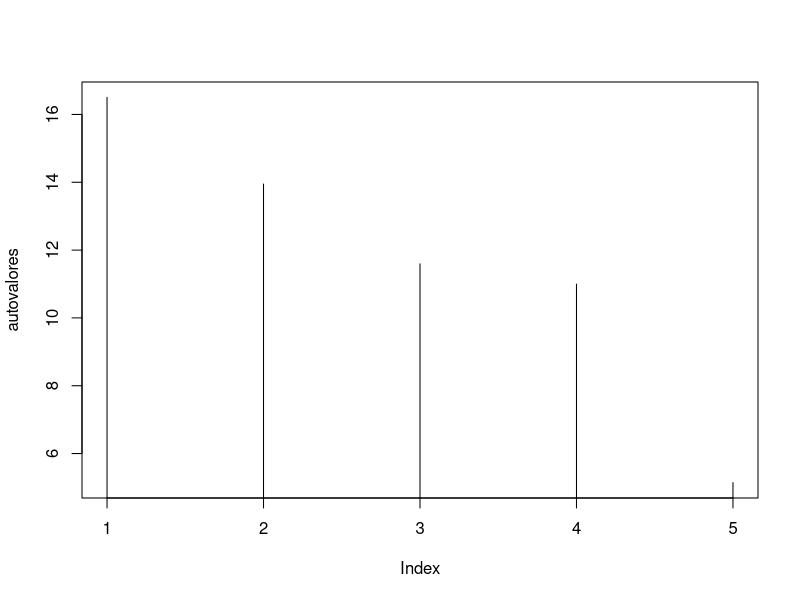
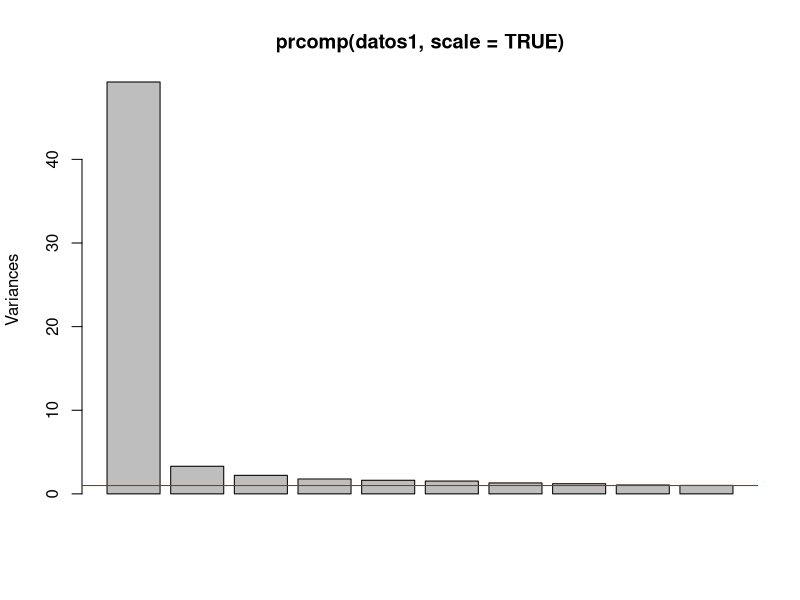
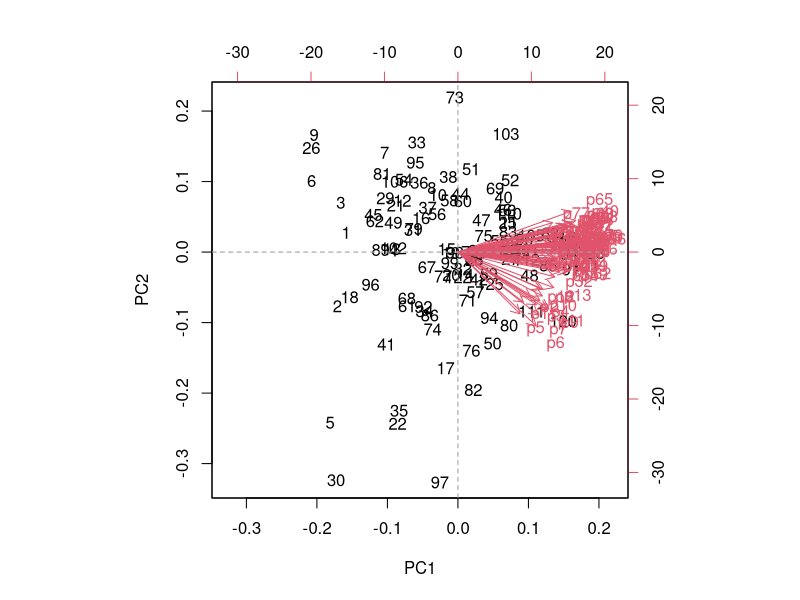
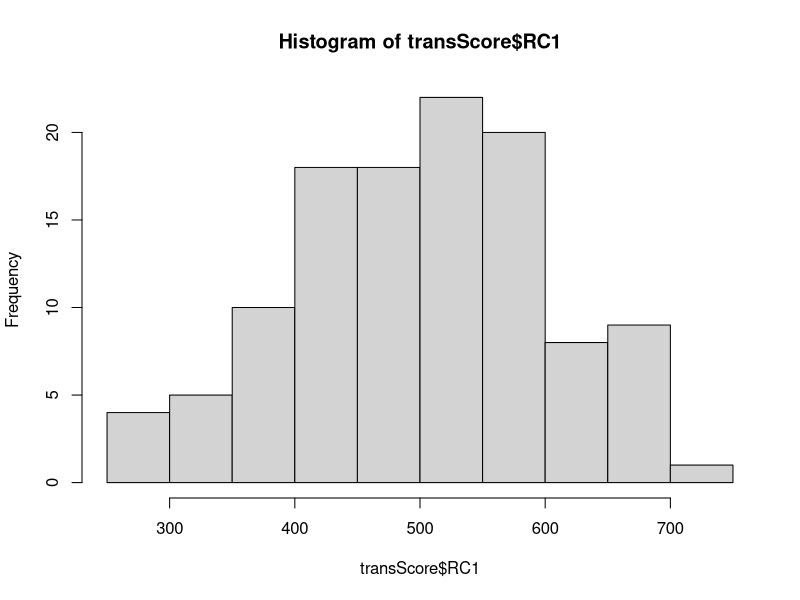
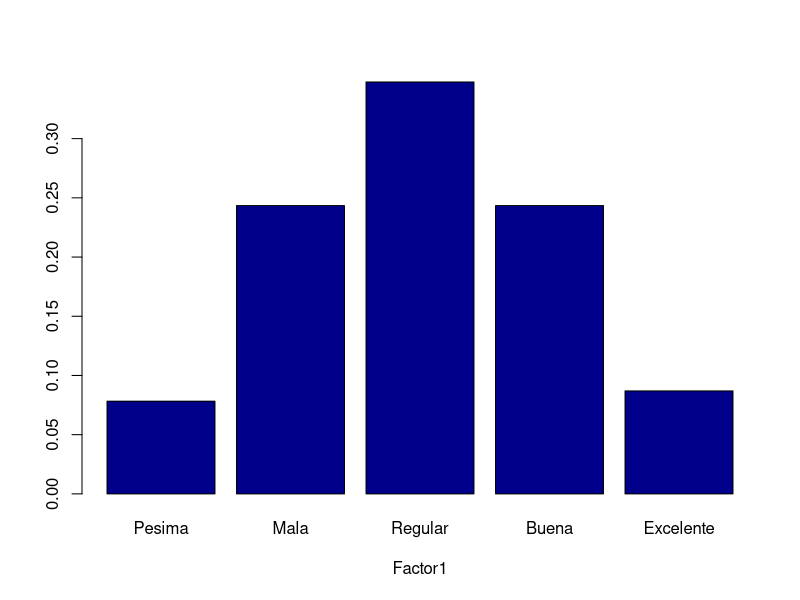

These figures' R source, in order:
# procesamiento de la tesis de calidad de enseñanza

library(foreign)
datos=read.spss("9 Analisis Multivariado/2.4 AFE/dataTesis.sav", use.value.labels = T, to.data.frame = T)
View(datos)
#str(datos)

# No considerar la primera columna Id
datos1=datos
summary(datos1)

#str(datos1)
# eliminando registros con datos faltantes
datos1 = na.omit(datos1)

#########################################
# An?lisis Exploratorio con 7 variables #
#########################################

# Analisis descriptivo y Analisis de Correlacion
# library(psych)
# describe(datos1)
# cor(datos1)
# 
# corr.test(datos1)
# cor.plot(cor(datos1))

# Prueba de Esfericidad de Bartlett
library(psych)
cortest.bartlett(cor(datos1), n=nrow(datos1))

# Indicador Kaiser-Meyer-Olkinn KMO y MSA 
KMO(datos1)


# An?lisis Factorial con rotacion con funci?n principal
library(psych)
facto=principal(r=datos1,nfactors=8,rotate="none")
facto=principal(r=datos1,nfactors=8,rotate="varimax")
facto
facto$loadings

write.csv(facto$loadings,"factoinicial2.csv")
#write.csv(facto$loadings, "fatores.csv")
# Gr?fica de Matriz de Correlaci?n entre  Variables y Factores
# library(psych)
# cor.plot(cor(datos1),
#          main="Mapa de Calor", 
#          diag=TRUE,
#          show.legend = TRUE)       
# 
# library(GGally)
# ggpairs(datos1)

library(psych)
facto=principal(r=datos1,nfactors=5,rotate="varimax")
facto
facto$loadings
# Tambien te da el grado de importancia, primero RC1, luego RC5, RC3, RC2 y RC4

write.csv(facto$loadings,"datafinal.csv")

autovalores=c(16.503, 13.948, 11.594, 10.998, 5.143)
plot(autovalores,type="h")
abline(h=1)

plot(prcomp(datos1, scale = TRUE))
abline(h=1, col="red")
# write.csv(facto$loadings, "fatores2.csv")

biplot(prcomp(datos1, scale = FALSE))
abline(h = 0, v = 0, lty = 2, col = 8)

# calculo de la matriz de corrlaciones
correl=cor(datos1,use="pairwise.complete.obs") 
correl


scores <- as.matrix(datos1) %*% as.matrix(facto$loadings)

scores <- data.frame(scores)
head(scores)
summary(scores)

# modelo1=lm(scores$RC1~scores$RC2)
# summary(modelo1)

# entonces vamos hacer una transformacion manteniendo sus caracteristicas
Zscores<-scale(scores)
transScore <- Zscores*100+500 # Proceso de baremación de PISA
transScore <- data.frame(transScore)
hist(transScore$RC1)

# RECODIFICANDO 

#fACTOR1
transScore$RNC1[transScore$RC1<350] <-1
transScore$RNC1[transScore$RC1>=350 & transScore$RC1<450] <-2
transScore$RNC1[transScore$RC1>=450 & transScore$RC1<550] <-3
transScore$RNC1[transScore$RC1>=550 & transScore$RC1<650] <-4
transScore$RNC1[transScore$RC1>=650] <-5


# Etiquetar
transScore$RNC1 <- factor(transScore$RNC1, 
                             labels = c("Pesima", "Mala", "Regular",
                                        "Buena", "Excelente"))


fi=table(transScore$RNC1)
probabilidad=prop.table(table(transScore$RNC1))*100
cbind(fi,probabilidad)
barplot(prop.table(table(transScore$RNC1)), col = "darkBlue", xlab = "Factor1")

RCtotal <- 16.503 * scores$RC1 + 13.948 * scores$RC5
